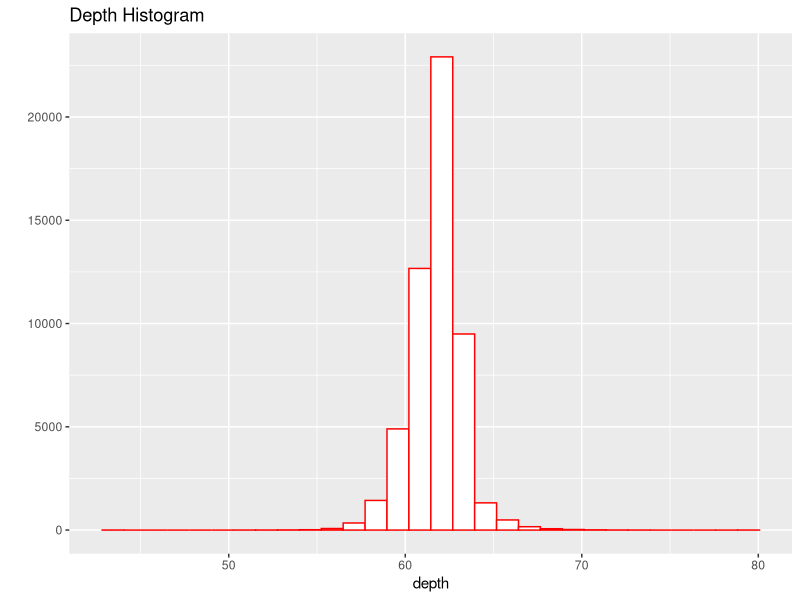
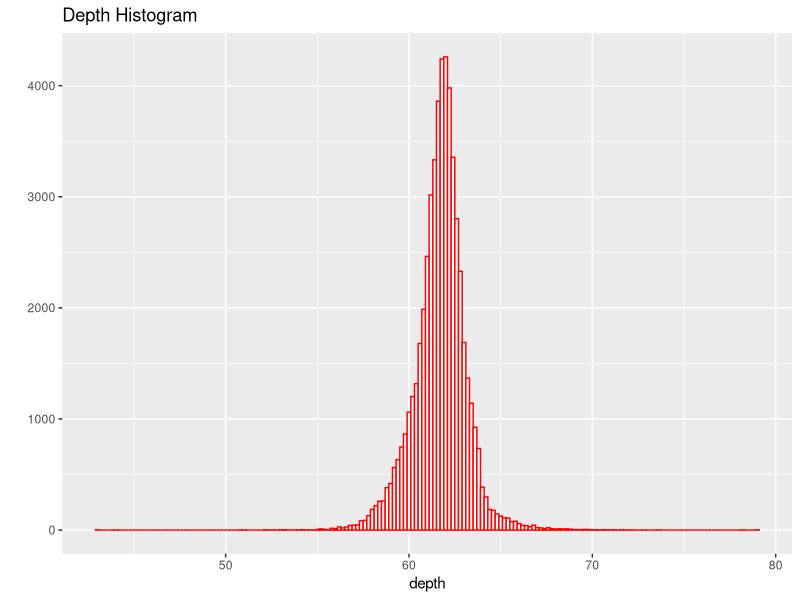
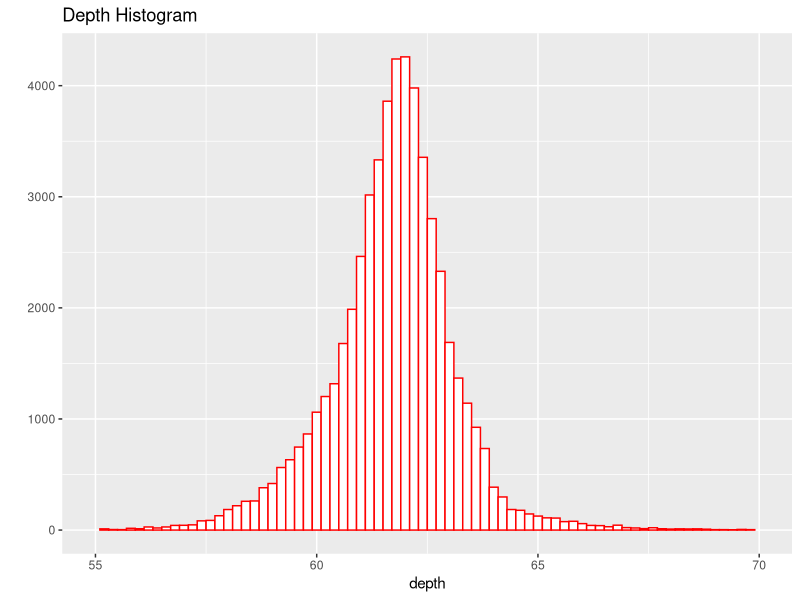
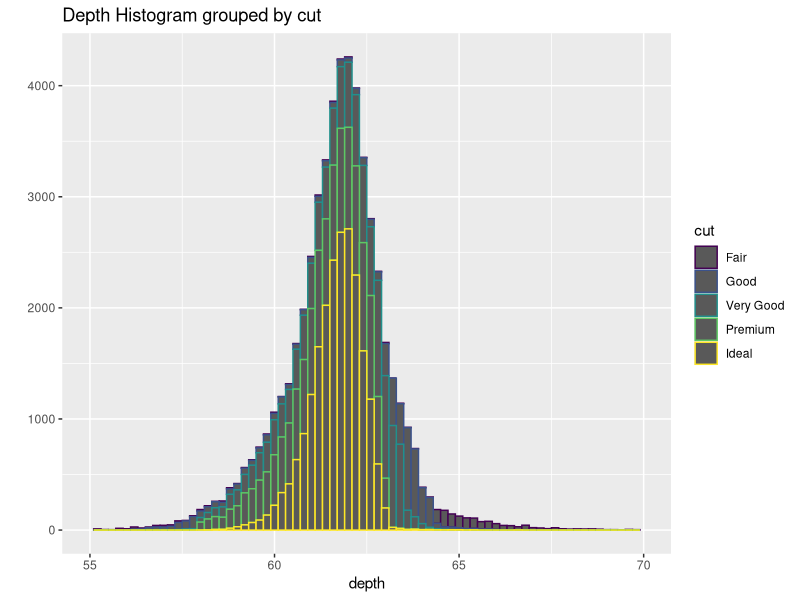
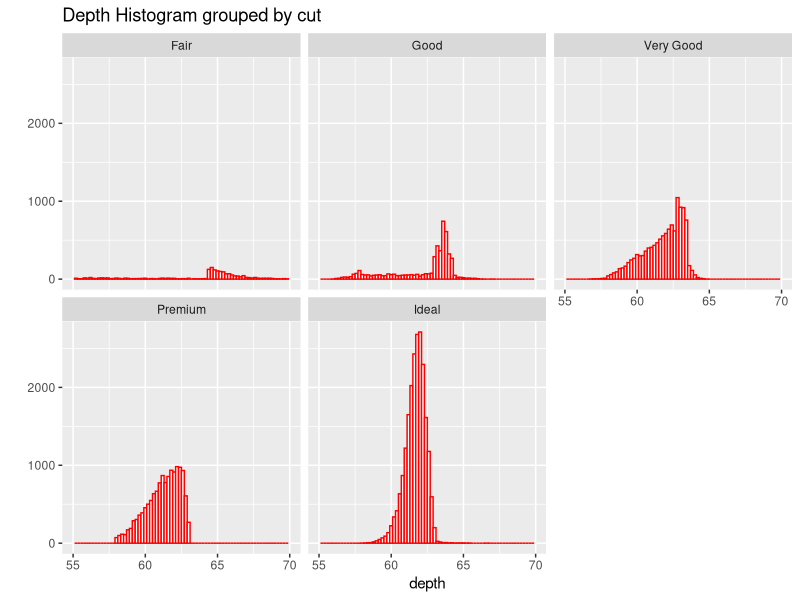
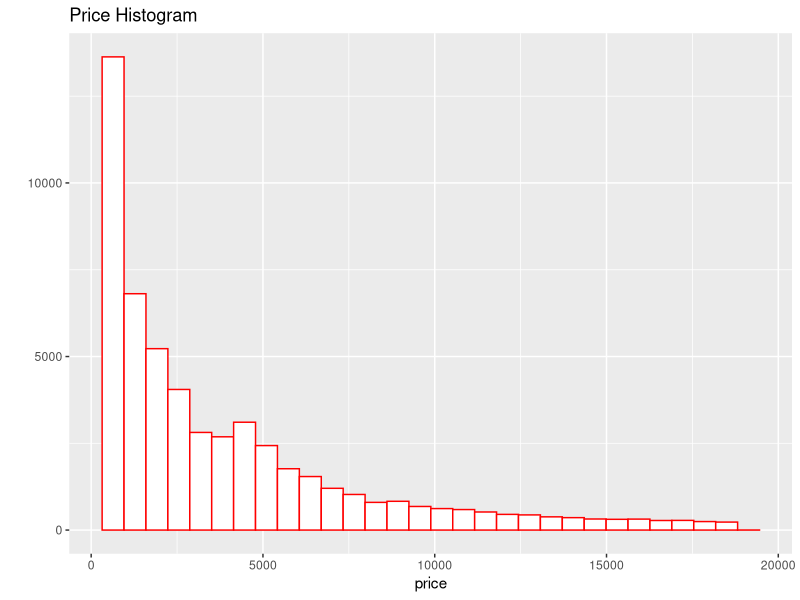
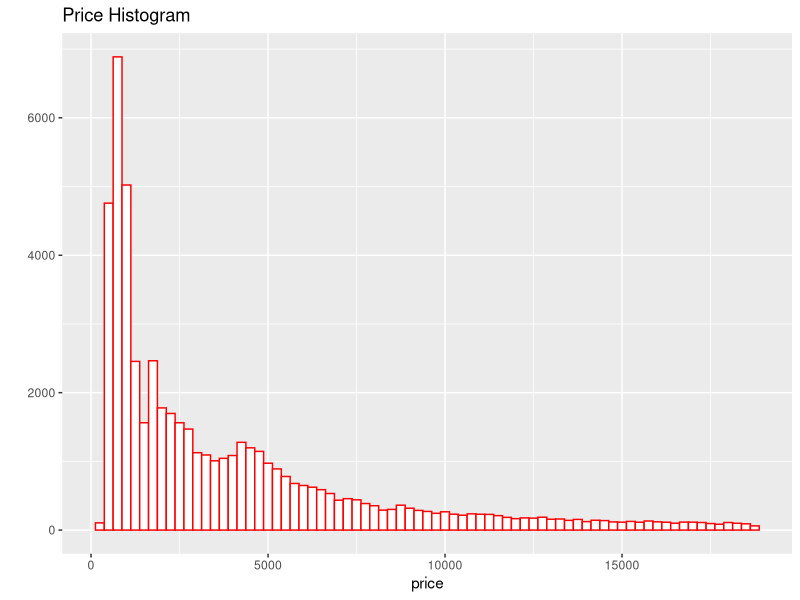
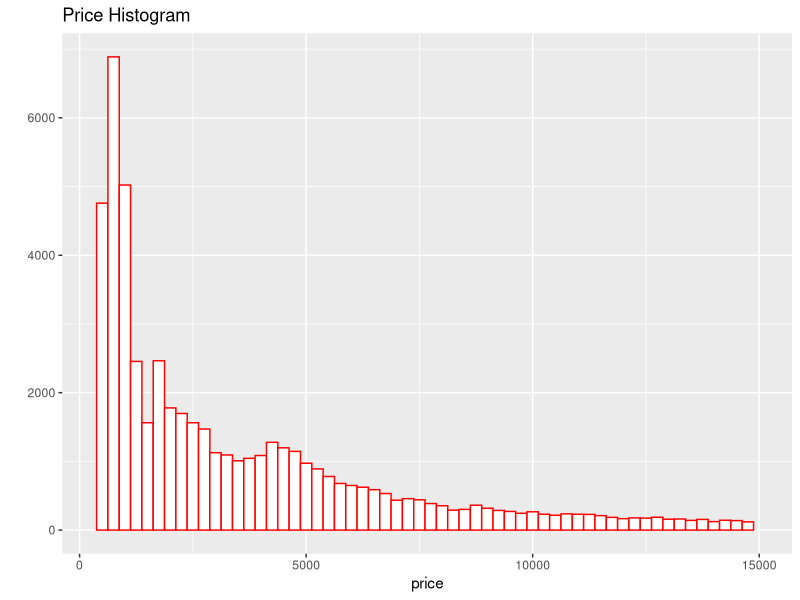

Reproduce these figures in R, in order.
## ---- chunk 1
library(knitr)
knitr::opts_chunk$set(echo = TRUE, warning=FALSE, message=FALSE)
## ---- chunk 2
library(dplyr)
library(ggplot2)
require(reshape2)

df <- data.frame(diamonds)
## ---- chunk 3
qplot(main="Depth Histogram", xlab="depth") + geom_histogram(mapping=aes(depth), data=df, fill=I("white"), col=I("red"))
## ---- chunk 4
qplot(main="Depth Histogram", xlab="depth") + geom_histogram(mapping=aes(depth), data=df, fill=I("white"), col=I("red"), binwidth=0.2)
## ---- chunk 5
qplot(main="Depth Histogram", xlab="depth") + geom_histogram(mapping=aes(depth), data=df, fill=I("white"), col=I("red"), binwidth=0.2) + xlim(55,70)
## ---- chunk 6
qplot(main="Depth Histogram grouped by cut", xlab="depth") + geom_histogram(mapping=aes(depth, color=cut), data=df, binwidth=0.2) + xlim(55,70)
## ---- chunk 7
qplot(main="Depth Histogram grouped by cut", xlab="depth") + facet_wrap(~cut) + geom_histogram(mapping=aes(depth), data=df, fill=I("white"), col=I("red"), binwidth=0.2) + xlim(55,70)
## ---- chunk 8
qplot(main="Price Histogram", xlab="price") + geom_histogram(mapping=aes(price), data=df, fill=I("white"), col=I("red"))
## ---- chunk 9
qplot(main="Price Histogram", xlab="price") + geom_histogram(mapping=aes(price), data=df, fill=I("white"), col=I("red"), binwidth=250)
## ---- chunk 10
qplot(main="Price Histogram", xlab="price") + geom_histogram(mapping=aes(price), data=df, fill=I("white"), col=I("red"), binwidth=250) + xlim(350,15000)
## ---- chunk 11
qplot(main="Price Histogram grouped by cut", xlab="price") + geom_histogram(mapping=aes(price, color=cut), data=df, binwidth=250) + xlim(350,15000)
## ---- chunk 12
qplot(main="Price Histogram grouped by cut", xlab="price") + facet_wrap(~cut) + geom_histogram(mapping=aes(price), data=df, fill=I("white"), col=I("red"), binwidth=250) + xlim(350,15000)
## ---- chunk 13
qplot(ylab="price", xlab="carat") + geom_point(data=df, mapping=aes(y=price, x=carat, color=cut), size=.3) + geom_smooth(data=df, method = "gam", mapping=aes(x=carat, y=price))
